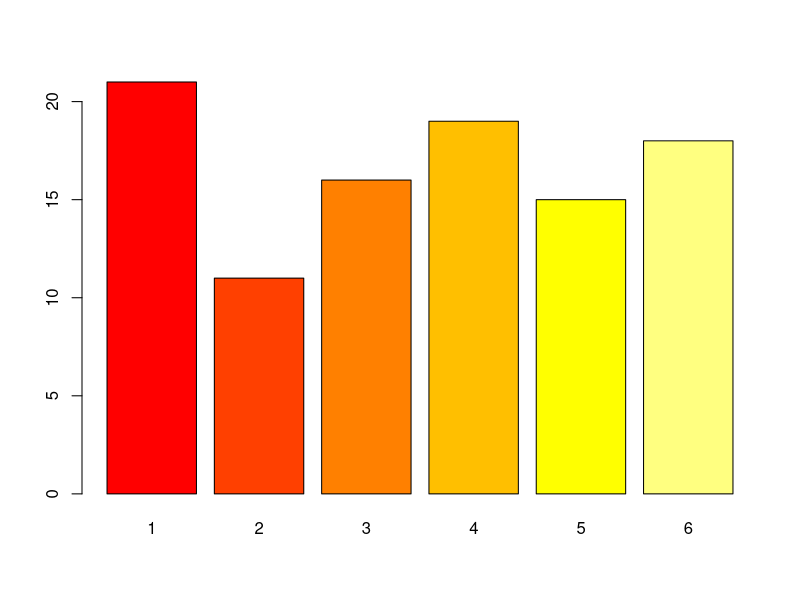
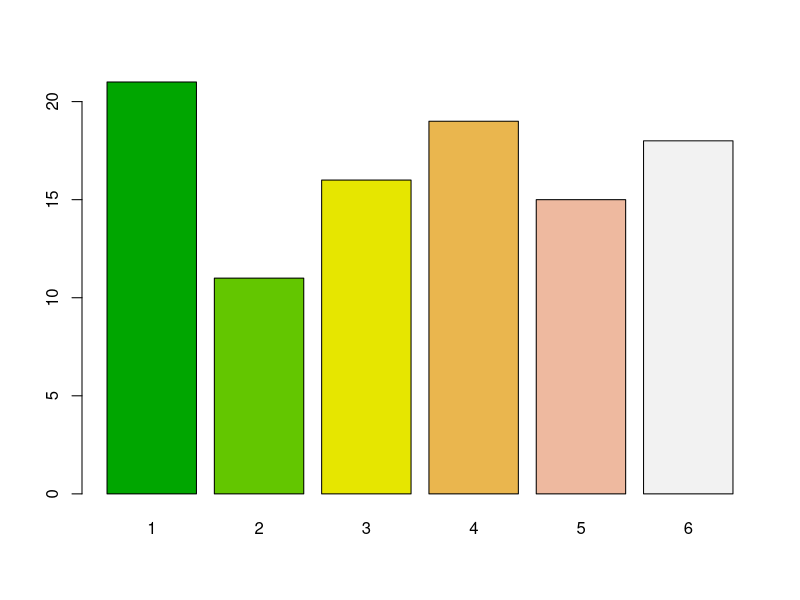
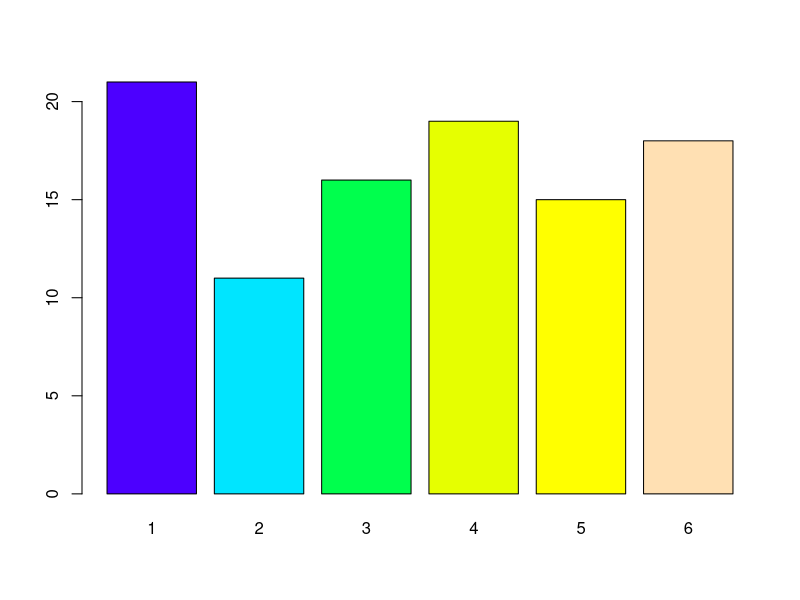
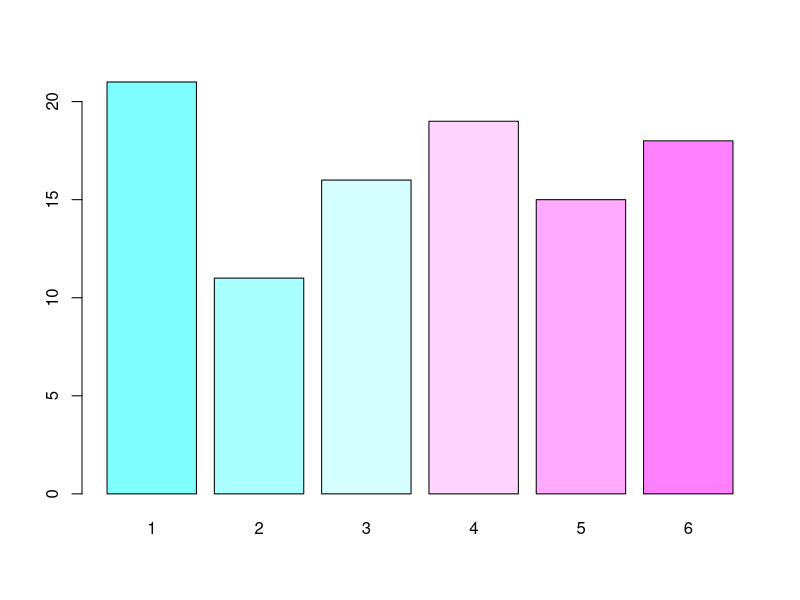
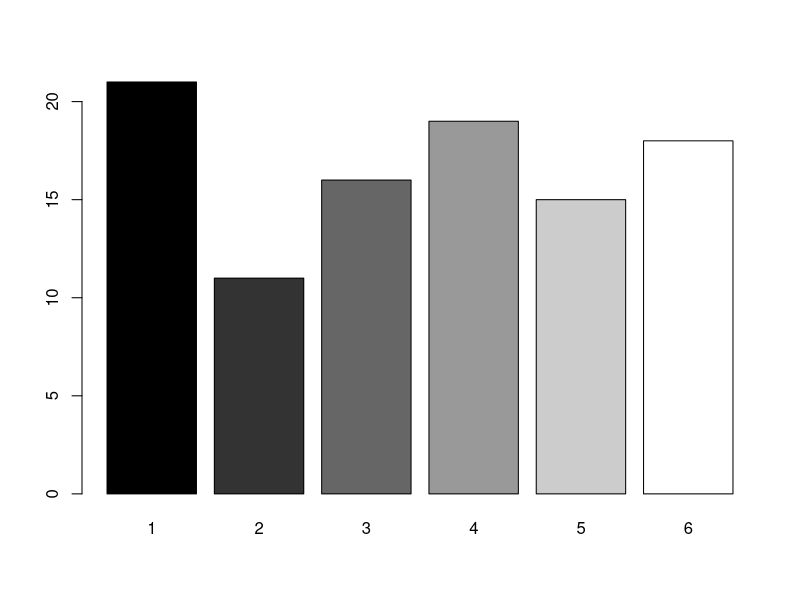

These charts were generated, in order, by the following R code:
x <- sample(1:6, 100, rep=TRUE)
barplot(table(x), col=heat.colors(6))
barplot(table(x), col=terrain.colors(6))
barplot(table(x), col=topo.colors(6))
barplot(table(x), col=cm.colors(6))
barplot(table(x), col=grey(seq(0, 1, len=6)))
